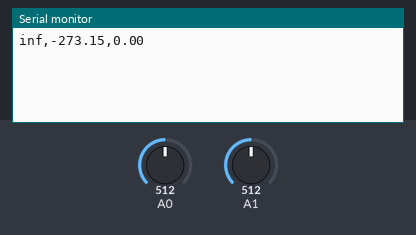
Simulated run of this sketch. Board: Arduino Uno, built with avr-gcc and run on an emulated ATmega328P. On the bench: the last lines printed to the serial monitor. The test bench sets the inputs (shaded band); at power-on: A0 = 512, A1 = 512.

Above: at 1.2 s.
1.3 s: A0 set to 716
At 3.9 s:
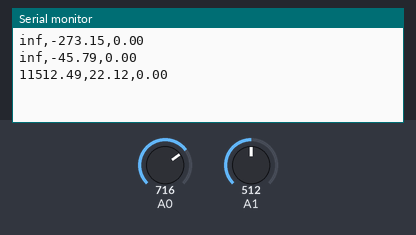
4.3 s: A1 set to 900
At 5.8 s:
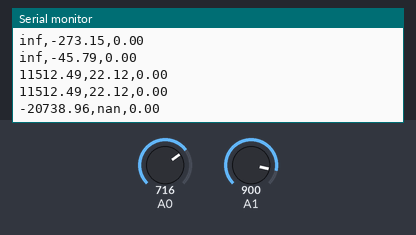
7.3 s: A0 set to 900
At 8.2 s:
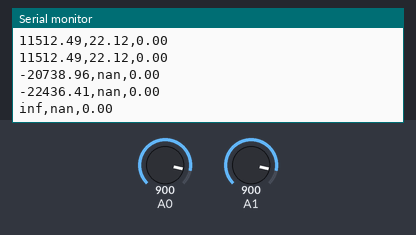
8.8 s: A1 set to 1023
At 10.3 s:
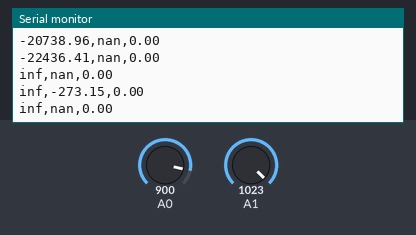

Measured:
- after the input at 1.3 s, the serial monitor: prints a new line after 0.81 s (image 1)
- after the input at 4.3 s, the serial monitor: prints a new line after 0.98 s (image 2)
- after the input at 7.3 s, the serial monitor: prints a new line after 0.08 s (image 3)

The sketch:

L02.ino
```cpp
float V = 0;
float Vin = 0;
float vR = 0;
float R = 0;
float T1 = 0;
float T2 = 0;
int counter = 0;
int samples = 100;
int delayTime = 1000/samples;

#define vR0 4587.0
#define vBETA 4300
#define vTR 298.15
#define vRR 10000
#define vZero 273.15

float calc_R (float V, float Vin, float R0) {
  float R = (Vin / V) - 1;
  R = R0 / R;
  return R;
}

float calc_T1 (float R, int RR, float TR, float Zero, int BETA) {
  float T1 = BETA + TR * log(R/RR);
  T1 = (BETA * TR) / T1;
  T1 = T1 - Zero;
  return T1;
}

void setup() {
  // initialize serial communication at 9600 bits per second
  Serial.begin(9600) ;

}

void loop() {
  counter++;
  V = (analogRead(A1) / 1023.0) * 5;
  Vin = (analogRead(A0) / 1023.0) * 5;
  vR = calc_R(V, Vin, vR0);
  R = R + vR;
  T1 += calc_T1(vR, vRR, vTR, vZero, vBETA);
  if (counter >= samples) {
    Serial.print(R/samples);
    Serial.print(",");
    Serial.print(T1/samples);
    Serial.print(",");
    Serial.println(T2/samples);
    counter = 0;
    R = 0;
    T1 = 0;
    T2 = 0;
  }
  delay(delayTime);
}
```
